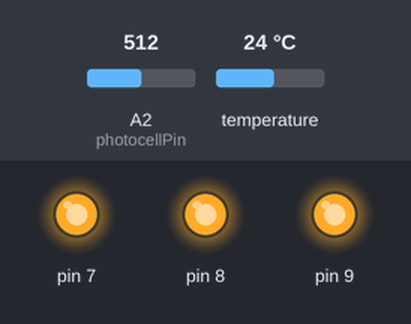
This sketch was run on a simulated Arduino Uno, built with avr-gcc and run on an emulated ATmega328P. Parts: output pins drawn as LEDs (lit = HIGH). The inputs (shaded band) are chosen by the test bench; at power-on: A2 (photocellPin) = 512, temperature 24 °C.

Above: at 5.3 s.
5.4 s: A2 (photocellPin) set to 122
At 9.1 s:
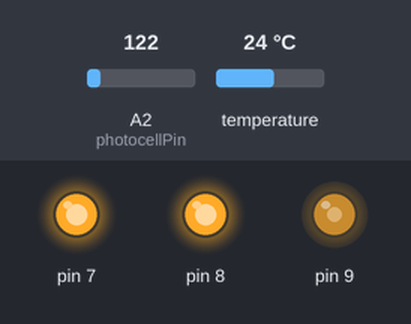
10.2 s: A2 (photocellPin) set to 0
At 13.1 s:
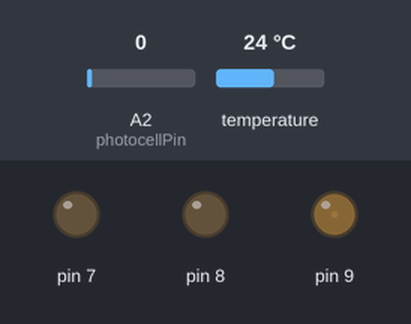
15.0 s: A2 (photocellPin) set to 306
At 17.1 s:
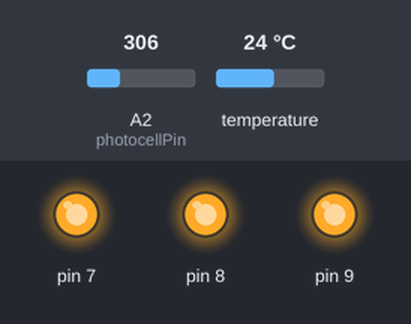
Timing chart, 0 to 18.6 s (numbered marks = the images above; inputs shaded):
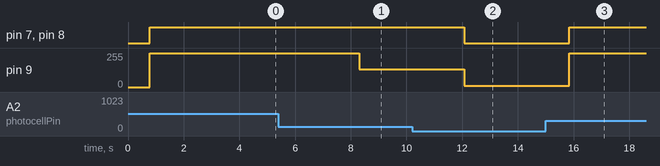

The sketch:

my_lamp.ino
```cpp
// 初始连接在单总线上的单总线设备
#include <DallasTemperature.h>
#include <OneWire.h>
#define ONE_WIRE_BUS 2  //定义ds18b20接口
OneWire oneWire(ONE_WIRE_BUS);
DallasTemperature sensors(&oneWire);

int rb=0;
int gb=0;
int bb=0;
int standard=10;
float ab=0;
float at=0;
int abb=0;
int arb=0;
int agb=0;

float t = 0; //temperature
int val=0;

int photocellPin = 2; 

int b = 0;    //定义整数型变量brightness与其初始值，此变量用来表示LED的亮度。
int val1=0;


void setup()
{
  pinMode(7, OUTPUT);
  pinMode(8, OUTPUT);
  pinMode(9, OUTPUT);// 设置9号口为输出端口
  sensors.begin();
}

void loop()  {


 sensors.requestTemperatures();
 val=sensors.getTempCByIndex(0);//获取温度
 val1= analogRead(photocellPin); //获取环境光信息              
 //修改亮度

  if (ab>0)
    {
      b = b- ab*10;
    }
  else if(ab<0)
  {
      b = b+ ab*10;
    }
  else{b=b;}
  //调色温

  if (at>0)
    {
     arb = -at*2;
    }
  else if(at<0)
  {
     abb = at*2;
    }
  else{agb=t*0.1;}

  t=val;
  b=val1;

      rb=standard + b +arb;
      gb=standard + b + agb;
      bb= standard + b + abb;
  analogWrite(7, bb);
  analogWrite(8, gb);
  analogWrite(9, rb);//把brightness的值写入端口


 delay(3000); //延时30毫秒
}
```

Measured:
- after the input at 5.4 s, pin 9: 255/255 → 132/255 after 2.9 s
- after the input at 10.2 s, pin 7, pin 8: HIGH → LOW after 1.9 s; pin 9: 132/255 → 10/255 after 1.9 s
- after the input at 15.0 s, pin 7, pin 8: LOW → HIGH after 0.84 s; pin 9: 10/255 → 255/255 after 0.84 s
